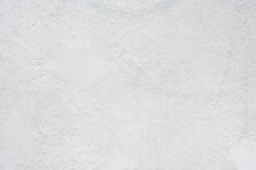
%> input picture Lab1CV/Submission/Codes/data/textureless-b.jpg, 128 x 85 px, shrunk from 640 x 427 before the run (shown 2 times larger)
$ octave main.m   (GNU Octave 9; MATLAB toolbox functions it lacks are replaced by stand-ins)
%> lines starting %> are read from the running program, lines starting %| are printed output that depends on the picture
### Lab1CV/Codes/scale_space/scale_space.m
function pyr = scale_space( im , params )
% The SCALE_SPACE function calculates the scale space
% for a given image

% first make local copies of the params struct

S      = params.S;
omin   = params.omin ;
O      = params.O;
sigma0 = params.sigma0;
sigman = params.sigman;

smin   = params.smin;
smax   = params.smax;


% If omin < 0, multiply the size of the image accordingly
%       if omin = -1 then double the image once
%       if omin = -2 then double the image twice etc...
% Do the same for omin > 0 but then halve the image instead of doubling it
if omin < 0
	for o=1:-omin
		im = double_image(im) ;
	end
elseif omin > 0
	for o=1:omin
		im = half_image(im) ;
	end
end

% store the size of the image
[M,N] = size(im);

% --------------------------------------------------------------------
% --------------------------------------------------------------------
% --------------------------------------------------------------------
%
% The first level of the first octave has scale index (o,s) =
% (omin,smin) and scale coordinate
%
%    sigma(omin,smin) = sigma0 2^omin k^smin
%
% The input image im is at nominal scale sigma. Thus in order to get
% the first level of the pyramid we need to apply a smoothing of
%
%   sqrt( (sigma0 2^omin k^smin)^2 - sigman^2 ).
%
% As we have pre-scaled the image omin octaves (up or down,
% depending on the sign of omin), we need to correct this value
% by dividing by 2^omin, getting
%
%   sqrt( (sigma0 k^smin)^2 - (sigman/2^omin)^2 )
%
% --------------------------------------------------------------------
% --------------------------------------------------------------------
% --------------------------------------------------------------------

% Let us first compute k
% The scales are separated by a constant multiplicative factor k
% According to Lowe , it is defined k as such:
k = 2^(1/S) ;

% Also lets define the scale index offset
s_offset = -smin+1;

%%%%%%%%%%%%%%
%First Octave%
%%%%%%%%%%%%%%

% let's store the octaves in a cell array. Each cell containing the
% images of a certain scale
pyr=cell(1,O);

% First, initialize the first octave in the pyramid
pyr{1} = zeros(M,N,smax-smin+1);

% Now smooth the first image in the scale of the first octave
% This is necessary since we have resized the image before (doubled it or
% halved depending on omin)

sig = sqrt((sigma0 * k^smin)^2  - (sigman/2^omin)^2);

pyr{1}(:,:,1)  = gaussian_filter(im, sig) ;

for s=smin+1:smax
	% Here we go from (omin,s-1) to (omin,s). The extra smoothing
	% standard deviation is
	%
	%  (sigma0 2^omin 2^(s/S) )^2 - (simga0 2^omin 2^(s/S-1/S) )^2
	%
	% After dividing by 2^omin (to take into account the fact
    % that the image has been pre-scaled omin octaves), the
    % standard deviation of the smoothing kernel is
    %
	%   ssigma = k^s sigma0 sqrt(1-1/k^2)

	ssigma =   k^s * sigma0 * sqrt(1 - 1/k^2) ;
	pyr{1}(:,:,s +s_offset) = gaussian_filter(pyr{1}(:,:,s-1 +s_offset), ssigma);

end


%%%%%%%%%%%%%%%%%%%%%%%%%
%The rest of the octaves%
%%%%%%%%%%%%%%%%%%%%%%%%%

for o=2:O
	% We need to initialize the first level of octave (o,smin) from
	% the closest possible level of the previous octave. A level (o,s)
    % in this octave corresponds to the level (o-1,s+S) in the previous
    % octave. In particular, the level (o,smin) correspnds to
    % (o-1,smin+S). However (o-1,smin+S) might not be among the levels
    % (o-1,smin), ..., (o-1,smax) that we have previously computed.
    % The closest one is
    %
	%                       /  smin+S    if smin+S <= smax
	% (o-1,sbest) , sbest = |
	%                       \  smax      if smin+S > smax
	%
	% The amount of extra smoothing we need to apply is then given by
	%
	%  ( sigma0 2^o 2^(smin/S) )^2 - ( sigma0 2^o 2^(sbest/S - 1) )^2
	%
    % As usual, we divide by 2^o to cancel out the effect of the
    % downsampling and we get
    %
	%  ( sigma 0 k^smin )^2 - ( sigma0 2^o k^(sbest - S) )^2
    %
	sbest = min(smin + S, smax) ;
	TMP = half_image(pyr{o-1}(:,:,sbest+s_offset)) ;

    target_sigma = sigma0 * k^smin ;
	prev_sigma = sigma0 * k^(sbest - S) ;

	if(target_sigma > prev_sigma)
          TMP = gaussian_filter(TMP, sqrt(target_sigma^2 - prev_sigma^2) ) ;
	end
	[M,N] = size(TMP) ;

	pyr{o}        = zeros(M,N,smax-smin+1) ;
	pyr{o}(:,:,1) = TMP ;

	for s=smin+1:smax
		% The other levels are determined as above for the first octave.
		ssigma = k^s * sigma0 * sqrt(1 - 1/k^2) ;
		pyr{o}(:,:,s +s_offset) = gaussian_filter(pyr{o}(:,:,s-1+s_offset), ssigma);
	end

end

end

### Lab1CV/Codes/scale_space/double_image.m
function imd = double_image( I )

%Double the image size as suggested by Lowe
[M,N]=size(I) ;
imd = zeros(2*M,2*N) ;
imd(1:2:end,1:2:end) = I ;
imd(2:2:end-1,2:2:end-1) = ...
	0.25*I(1:end-1,1:end-1) + ...
	0.25*I(2:end,1:end-1) + ...
	0.25*I(1:end-1,2:end) + ...
	0.25*I(2:end,2:end) ;
imd(2:2:end-1,1:2:end) = ...
	0.5*I(1:end-1,:) + ...
    0.5*I(2:end,:) ;
imd(1:2:end,2:2:end-1) = ...
	0.5*I(:,1:end-1) + ...
    0.5*I(:,2:end) ;

end

### Lab1CV/Codes/scale_space/gaussian_filter.m
function im_filtered = gaussian_filter( im, sigma )
% GAUSSIAN_FILTER filters given image by convolving it
% with a Gaussian kernel with a given sigma

    assert(ndims(im) == 2, 'Image must be greyscale');

    % if needed, convert im to double
    if ~strcmp(class(im),'double')
        im = double(im);
    end

    % set the size of the filter window
    sze = ceil(6*sigma);

    % ensure filter size is odd
    if ~mod(sze,2)
        sze = sze+1;
    end

    % and make sure it is at least 1
    sze = max(sze,1);

    h = fspecial('gaussian', [sze sze], sigma);

    im_filtered = filter2(h, im);

end

### Lab1CV/Codes/scale_space/half_image.m
function imh = half_image( I )

% halves the image size as described by Lowe
imh=I(1:2:end,1:2:end) ;

end

### Lab1CV/Codes/scale_space/difference_of_gaussians.m
function dog = difference_of_gaussians( pyramid, params )

% For each octave, compute the differences between consecutive scales and
% store the difference image
dog=cell(1,params.O);
for o=1:params.O
    [M,N,S] = size(pyramid{o}) ;
    dog{o} = zeros(M,N,params.S-1) ;
    for s=1:S-1
        dog{o}(:,:,s) = pyramid{o}(:,:,s+1) - pyramid{o}(:,:,s) ;
    end
end

end

### Lab1CV/Submission/Codes/scale_space/find_extremas.m
function keypoints = find_extremas( dog, params )
% FIND_EXTREMAS is a function that needs to take as input a computed difference of gaussian space and some parameters.
% It should return a a binary image where each found extrema has a value of 1 and the rest has value of 0.

% define the search radius
radius = 2;

% intialize keypoints image to have the size of the original input image
keypoints = zeros(size(dog{-params.omin+1}(:,:,1)));
[m,n] = size (keypoints);
for o = 1:params.O
    [M,N,S] = size(dog{o}) ;
    for s=2:S-1

        % iterate over image pixels excluding a 1-pixel border (we compare 3x3 spatial neighborhood)
        for y = 2:M-1
            for x = 2:N-1
                % value at current location and scale
                val = dog{o}(y,x,s);

                % extract neighborhood using the configurable spatial radius
                % spatial bounds (clamp to current octave image bounds)
                y1 = max(1, y - radius);
                y2 = min(M, y + radius);
                x1 = max(1, x - radius);
                x2 = min(N, x + radius);

                % scale bounds: compare with immediate adjacent scales only
                s1 = max(1, s - 1);
                s2 = min(S, s + 1);

                nb = dog{o}(y1:y2, x1:x2, s1:s2);

                % convert to vector and remove the center element for comparison
                v = nb(:);
                % compute center index dynamically (center may shift near borders)
                cy = y - y1 + 1;
                cx = x - x1 + 1;
                cs = s - s1 + 1;
                center_idx = sub2ind(size(nb), cy, cx, cs);
                v(center_idx) = [];

                % check for strict maxima / minima and apply threshold on magnitude
                is_maxima = all(val > v) && abs(val) > params.thresh;
                is_minima = all(val < v) && abs(val) > params.thresh;

                if (is_minima || is_maxima)
                    % first transform the point to the coordinate space of the original image
                    ypt = round(y *2^(params.omin+o-1) );
                    xpt = round(x * 2^(params.omin+o-1) );

                    % take care of the boundaries
                    if(ypt < 1 )
                        ypt = 1;
                    elseif (ypt > m)
                            ypt = m;
                    end
                    if (xpt <1 )
                        xpt = 1;
                    elseif (xpt > n)
                        xpt = n;
                    end

                    % set the values of keypoints to 1
                    keypoints(ypt, xpt) = 1;
                end
            end
        end
    end
end


%%%%%%%%%%%%%%%%%%%%%%%%%%%%%%%%%%%%%%%% Helping Instructions %%%%%%%%%%%%%%%%%%%%%%%%%%%%%%%%%%%%%%%%%%%%%%%%%%%%
% [22 lines of commented-out code are left out]


end

### Lab1CV/Submission/Codes/scale_space/main.m
%%%%%%%%%%%%%%%%%%%%%%%%%%%%%%%%%%%%%%%%%%%%%%%%%%%%%%%%%%%%%%%%%%%%%%%%%%%
%%%              LABORATORY 1
%%%              COMPUTER VISION 2025-2026
%%%              SIFT features
%%%%%%%%%%%%%%%%%%%%%%%%%%%%%%%%%%%%%%%%%%%%%%%%%%%%%%%%%%%%%%%%%%%%%%%%%%%

clear all
close all
clc


addpath('../lib/');
addpath('../data/');

% INPUT DATA: reading a picture
I = imread('textureless-b.jpg');
%> I is the input picture: size 85x128x3 uint8; mean R, G, B 220.7, 221.1, 220.8

% let's only work in the gray scale.
[a,b,c] = size(I);
%> a = 85; b = 128; c = 3
if c == 3
	I = 0.2989*I(:,:,1)+ 0.587*I(:,:,2)+0.114*I(:,:,3);
%> I: size 85x128 uint8
end


% make I to be an image with data type double precision
I = double(I);
%> I: size 85x128 double

% get the height and the width of the input image
[M,N] = size(I);
%> M = 85; N = 128


% PARAMETER TUNING: setup some parameters based on Lowe's choices
params.S=3 ; % nb of scales per octave
params.omin=-1 ; % min octave, if it is negative, then we double the image
params.O=floor(log2(min(M,N)))-params.omin-4 ; % total nb of octave, Up to 16x16 images
%> params.O = 3
params.sigma0=1.6*2^(1/params.S) ; % initial sigma
%> params.sigma0 = 2.02
params.sigman=0.5 ; % assumed blur of the input image
params.smin  = -1 ;
params.smax  = params.S +1;
%> params.smax = 4


% build the scale space for the input image
pyramid= scale_space(I, params);
%> in gaussian_filter, `im_filtered = filter2(h, im);`:
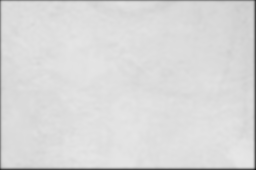
%> im_filtered: size 170x256 double; min 26.3, max 231.1, mean 217.5
%> the loop in scale_space, `for s=smin+1:smax` made 5 passes
%> pass 1, in gaussian_filter (call 2), `im_filtered = filter2(h, im);`:
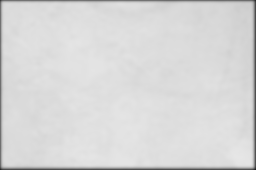
%> im_filtered: size 170x256 double; min 29.3, max 230.6, mean 216.4
%> pass 3, in gaussian_filter (call 4), `im_filtered = filter2(h, im);`:
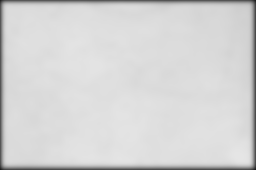
%> im_filtered: size 170x256 double; min 27.3, max 229.8, mean 213.3
%> after the loop in scale_space, `for s=smin+1:smax`: pyr = 3 items
%> the loop in scale_space, `for o=2:O` made 2 passes
%> pass 1, in half_image, `imh=I(1:2:end,1:2:end) ;`:
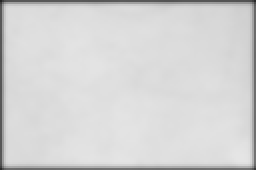
%> imh: size 85x128 double (shown 2 times larger); min 35.28, max 229.8, mean 213.3
%> pass 2, in half_image (call 2), `imh=I(1:2:end,1:2:end) ;`:
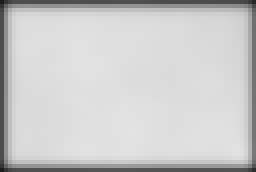
%> imh: size 43x64 double (shown 4 times larger); min 28.22, max 227.1, mean 203.6
%> pyramid = 3 items

% then compute the Difference of the Gaussian
DOG = difference_of_gaussians(pyramid, params);
%> the loop in difference_of_gaussians, `for o=1:params.O` made 3 passes
%> (M, N) on passes 1 to 3: (170, 256), (85, 128), (43, 64)
%> DOG = 3 items

% finally find points that are extremas in the DOG
params.thresh = 0.8 * (0.04 / params.S / 2 );
%> params.thresh = 0.00533
keypoints = find_extremas(DOG, params);
%> in find_extremas, `keypoints = zeros(size(dog{-params.omin+1}(:,:,1)));`: keypoints: size 85x128 double; every value is 0
%> the loop in find_extremas, `for o = 1:params.O` made 3 passes
%> after the loop in find_extremas, `for o = 1:params.O`:
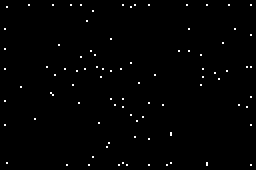
%> keypoints: size 85x128 double (shown 2 times larger); values 0 (black) and 1 (white), 0.85% white in thin lines or dots
%> after the loop in find_extremas, `for o = 1:params.O`: v = 47 values, max -2.27 at index 47, min -30.96 at index 1, mean -14.94; xpt = 124; ypt = 54


% unite the keypoints to one scale
figure(1)
hold on
%set(gcf,'colormap',gray);
imdisp(uint8(I));
%> (this line was passed over: imdisp is not available in this run)

%truesize;
axis off
%imshow(uint8(I));


for y = 1:M
    for x = 1:N
        if keypoints(y,x) > 0
            plot(x,y,'x','MarkerSize',5)
        end
     end
end
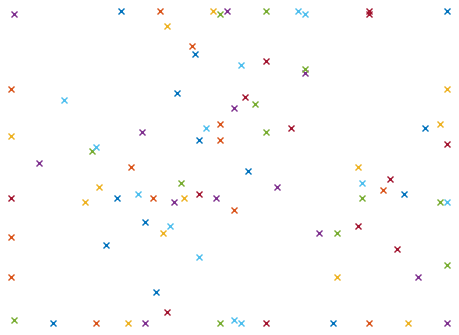
%> figure redrawn from the program's plot data


% To plot just the key-points
figure(2)
spy(keypoints)
